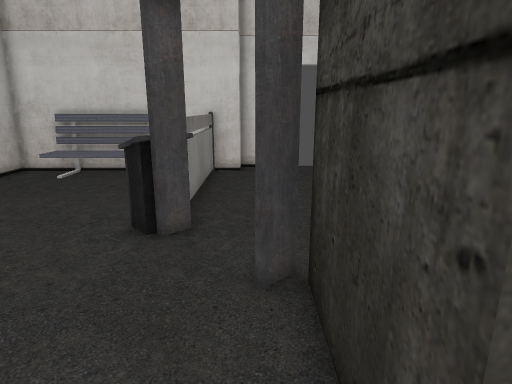
view 1 (above)

15 first-person views from a walk through a Godot game level. The camera is 1.4 m above the floor, tilts 14° down and sees 75° across. The floor is counted in squares, 0.5 m on a side. Each view is taken from the middle of a square. On the plan, view 1 faces up. The plan holds only what a view shows up to about 20 squares ahead; the rest is blank. Flat picture figures and markers are not drawn. Some surface patterns are stand-ins.

view 2
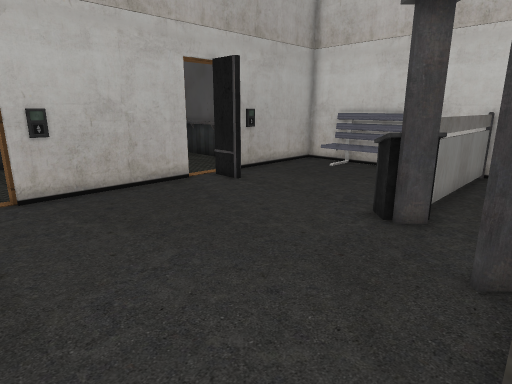

view 3
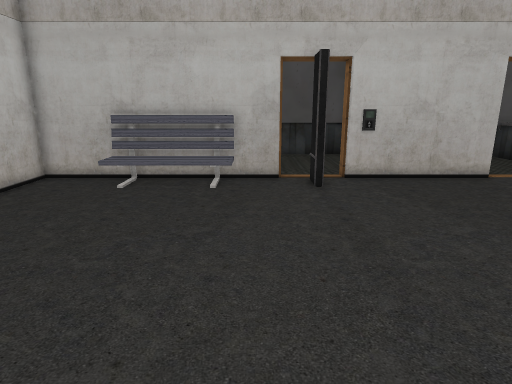

view 4
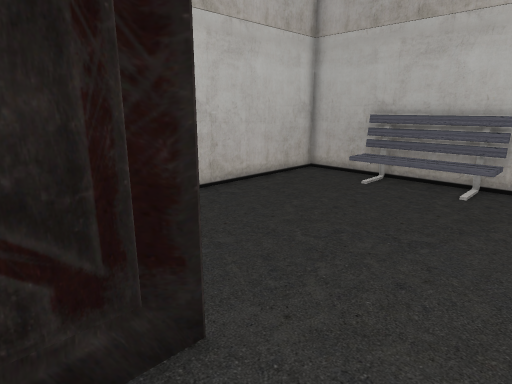

view 5
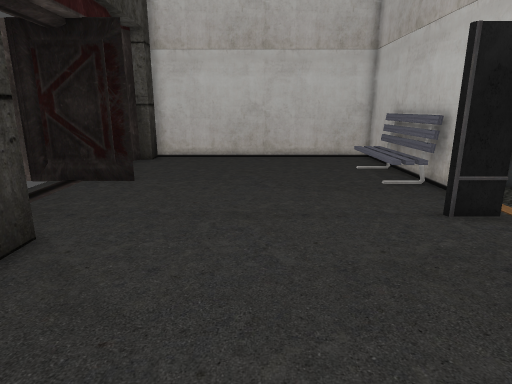

view 6
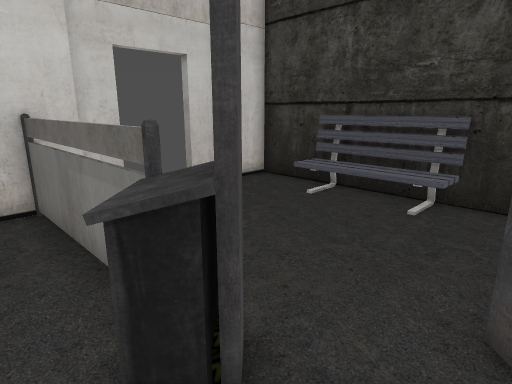

view 7
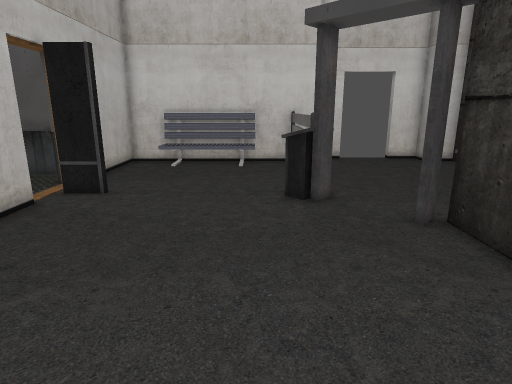

view 8
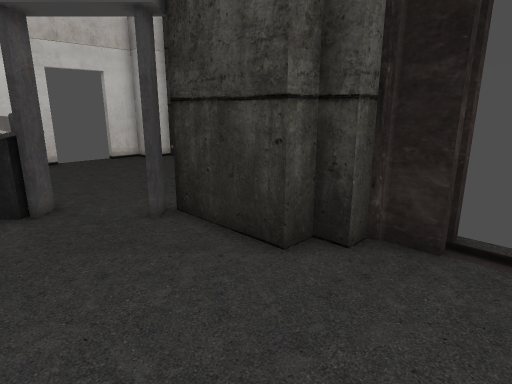

view 9
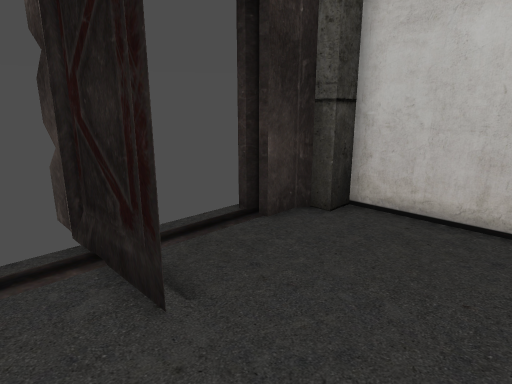

view 10
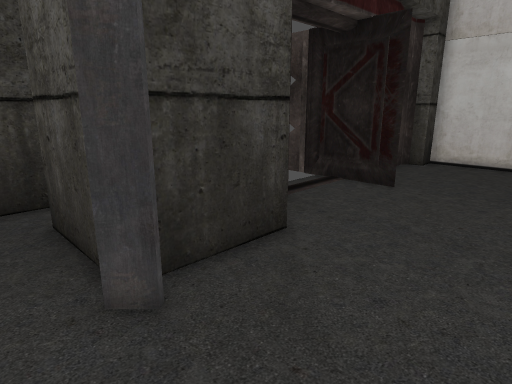

view 11
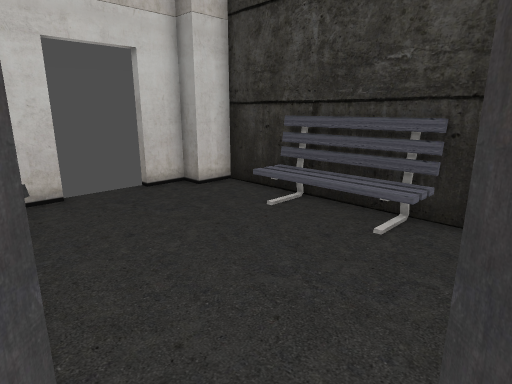

view 12
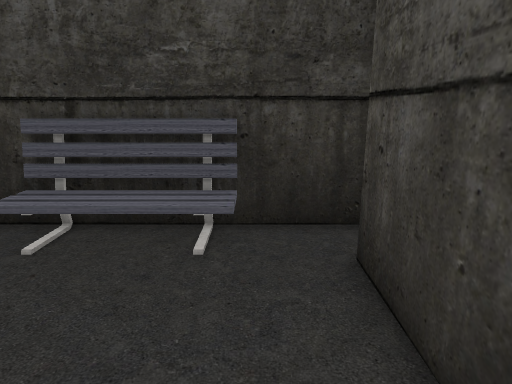

view 13
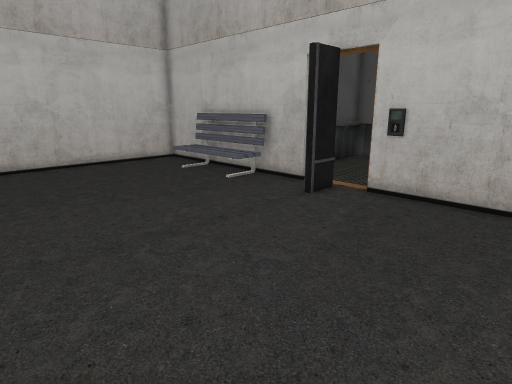

view 14
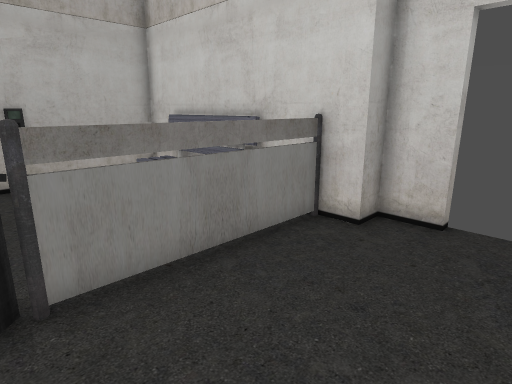

view 15
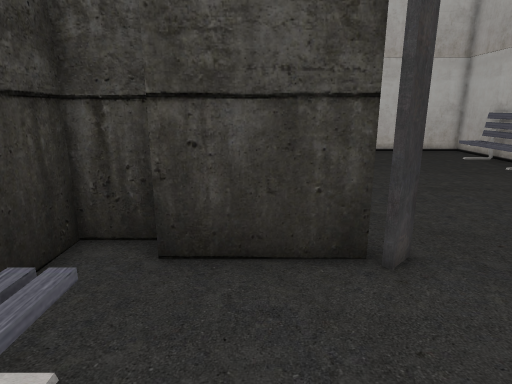

### Floor plan
Key: @ floor where view 1 was taken; # wall or solid block; x gap in a wall; . floor; / step, stairs or slope; D closed door; B bench; A barrier; E elevator; O other object.
Columns run from 13 left of view 1 to 7 right of it. Each row starts with its distance up from view 1.
 17               #  #
 16             ###..##
 15   ##BBBBBB#A#.....###
 14   #........A........#
 13   #........A........#
 12 E #........A......//#
 11 E #........A......//#
 10  E#........A......//#
  9   .........A......//#
  8   ##......OO......//#
  7   x.......O#........#
  6   #.................#
  5   #..........######.#
  4   #...........#   ###
  3   #...........#
  2   #...........#
  1   #...........##
  0   ##.........@.##
 -1   ##............##
 -2   #..............
 -3   #...............
 -4   #BO.............
 -5   #OO.........DDDDD
 -6   #OO.........
 -7   #OO.............
 -8   #OO.............
 -9   #B............##
-10   #.............##
-11   #............##
-12   ##############

Positions as (right, up) in squares from view 1, and headings:
1: (0, 0), facing up
2: (1, -1), facing up-left
3: (3, -3), facing left
4: (3, -2), facing down-left
5: (-4, 8), facing down
6: (-4, 5), facing up-right
7: (-4, -3), facing up
8: (-4, -3), facing up-right
9: (-3, -3), facing down-right
10: (-4, 7), facing down-right
11: (-2, 5), facing up-right
12: (-1, 7), facing right
13: (0, 6), facing down-left
14: (3, 8), facing up-left
15: (3, 11), facing down
